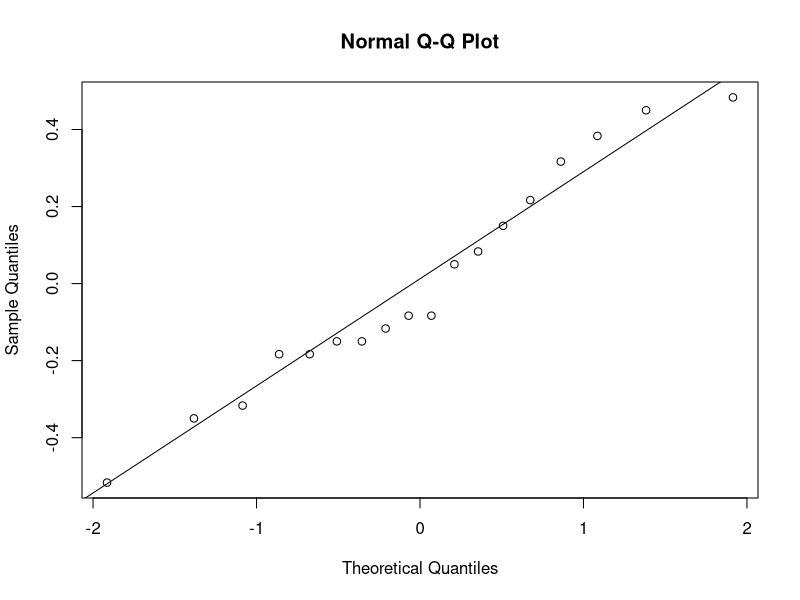
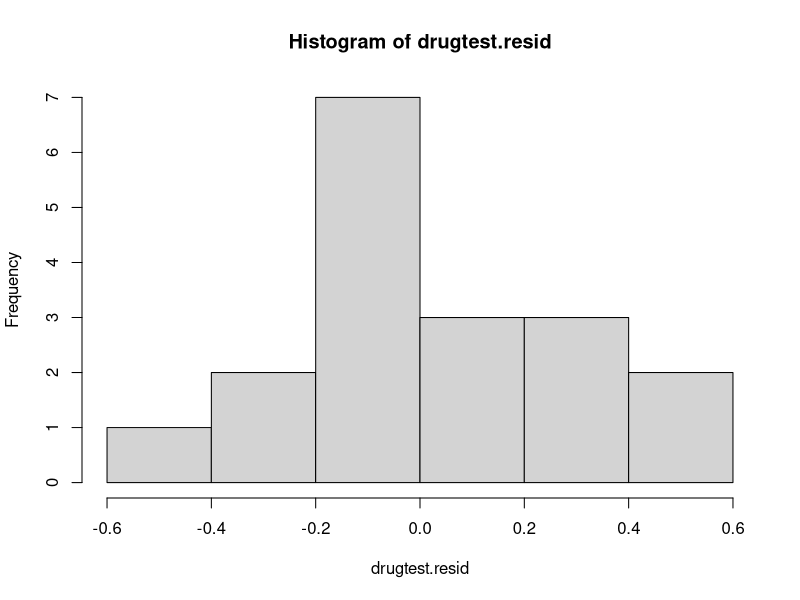

These charts were generated, in order, by the following R code:
## ---- chunk 1
library(tidyverse)
## ---- chunk 2
part_id<-c(4,5,6,13,14,15,8,9,16,17,18,7,1,2,3,10,11,12)
drug<-c("anxifree","anxifree","anxifree","anxifree","anxifree","anxifree","joyzepam","joyzepam","joyzepam","joyzepam","joyzepam","joyzepam","placebo","placebo","placebo","placebo","placebo","placebo")
therapy<-c("no.therapy","no.therapy","no.therapy","CBT","CBT","CBT","no.therapy","no.therapy","CBT","CBT","CBT","no.therapy","no.therapy","no.therapy","no.therapy","CBT","CBT","CBT")
result<-data.frame(c(0.6,0.4,0.2,1.1,0.8,1.2,1.7,1.3,1.8,1.3,1.4,1.4,0.5,0.3,0.1,0.6,0.9,0.3))
anova_data_navarro<-data.frame(cbind(part_id,drug,therapy,result))
names(anova_data_navarro)<-c("part_id","drug","therapy","result")
## ---- chunk 3
drugtest<-aov(result~drug,anova_data_navarro)
summary(drugtest)
## ---- chunk 4
placebo<-subset(anova_data_navarro,drug=="placebo")[,4]
anxifree<-subset(anova_data_navarro,drug=="anxifree")[,4]
joyzepam<-subset(anova_data_navarro,drug=="joyzepam")[,4]
t.test(placebo,anxifree, var.equal=TRUE)
t.test(placebo,joyzepam, var.equal=TRUE)
t.test(anxifree,joyzepam, var.equal=TRUE)
## ---- chunk 5
pairwise.t.test(x=anova_data_navarro$result, 
                g=anova_data_navarro$drug,
                var.equal=TRUE,
                pool.sd=FALSE) 

pairwise.t.test(x=anova_data_navarro$result, 
                g=anova_data_navarro$drug,
                var.equal=TRUE,
                pool.sd=FALSE,
                p.adjust.method="bonferroni")
## ---- chunk 6
TukeyHSD(drugtest)
## ---- chunk 7
drugtest.resid<-residuals(drugtest)
qqnorm(drugtest.resid);qqline(drugtest.resid) #Using a base R version of a QQ plot
hist(drugtest.resid)
shapiro.test(drugtest.resid)
## ---- chunk 8
fligner.test(result~drug,data=anova_data_navarro)
## ---- chunk 9
kruskal.test(anova_data_navarro$result~anova_data_navarro$drug)
## ---- chunk 10
pollen_data<-read_csv("data/Midwest_Pollen_Data.csv")
## ---- chunk 11
pollen_aov<-aov(Picea~Region_fac,data=pollen_data)
summary(pollen_aov)
## ---- chunk 12
pollen_long<-pollen_data %>%
    pivot_longer(Picea:Herbsum,names_to="Pollen",values_to="Count")
region_aov<-function(pollen_type){
  pollen_sel<-pollen_long %>%
    filter(Pollen==pollen_type)
  
  aov_result<-aov(Count~Region_fac,data=pollen_sel)
  broom::tidy(aov_result) %>% 
    filter(term=="Region_fac") %>%
    mutate(type=pollen_type)
}

picea_aov<-region_aov("Picea")

results_all<-map_df(unique(pollen_long$Pollen),region_aov)
